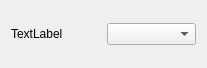
<?xml version="1.0" encoding="UTF-8"?>
<ui version="4.0">
 <class>TableIndexWidget</class>
 <widget class="QWidget" name="TableIndexWidget">
  <property name="geometry">
   <rect>
    <x>0</x>
    <y>0</y>
    <width>207</width>
    <height>68</height>
   </rect>
  </property>
  <property name="windowTitle">
   <string>Form</string>
  </property>
  <layout class="QHBoxLayout" name="horizontalLayout">
   <item>
    <widget class="QLabel" name="label">
     <property name="text">
      <string>TextLabel</string>
     </property>
    </widget>
   </item>
   <item>
    <widget class="QComboBox" name="comboBox"/>
   </item>
  </layout>
 </widget>
 <resources/>
 <connections/>
</ui>
